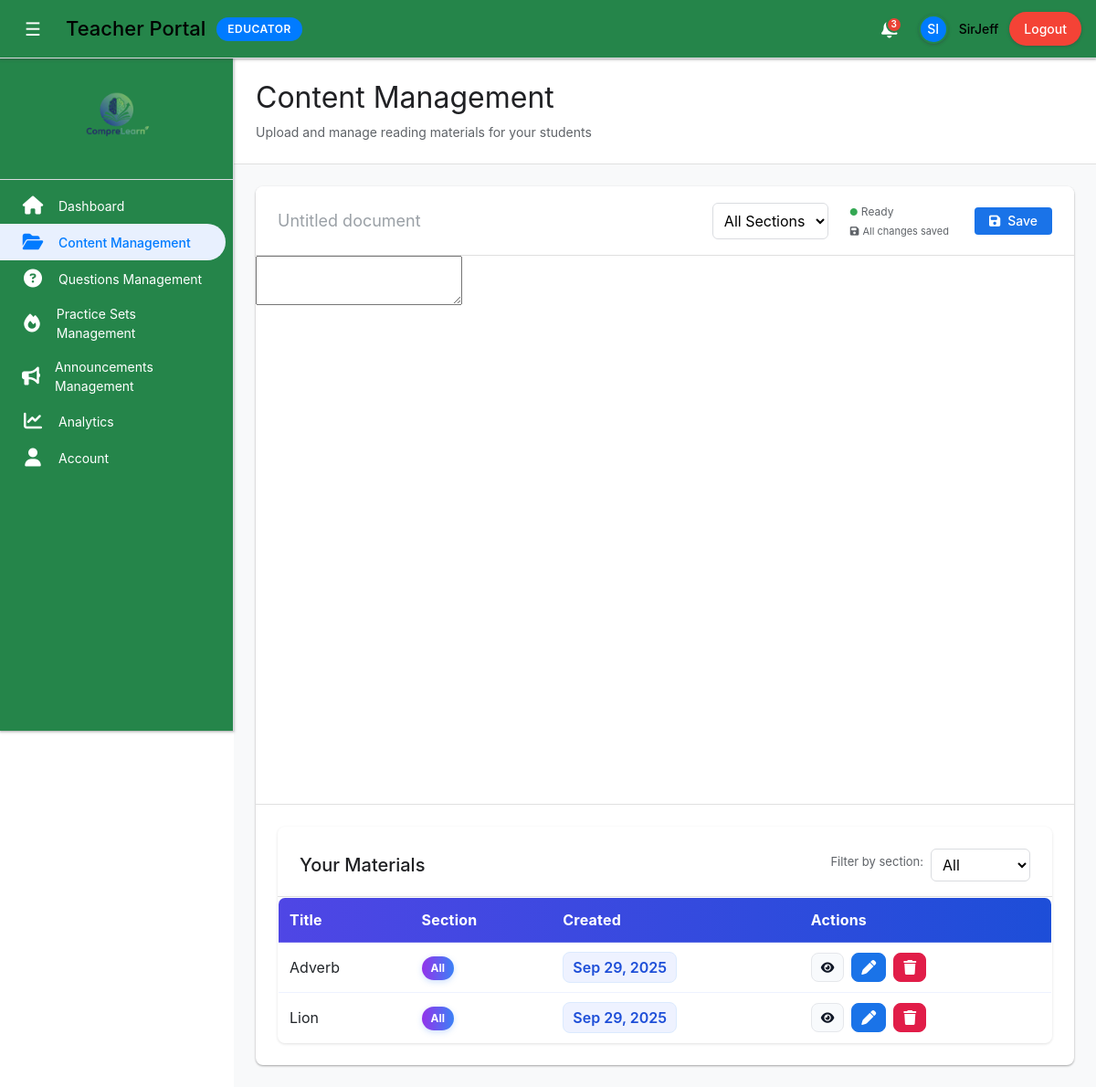
/Teacher/teacher_content.php (signed in), run on an earlier commit of the app's database.
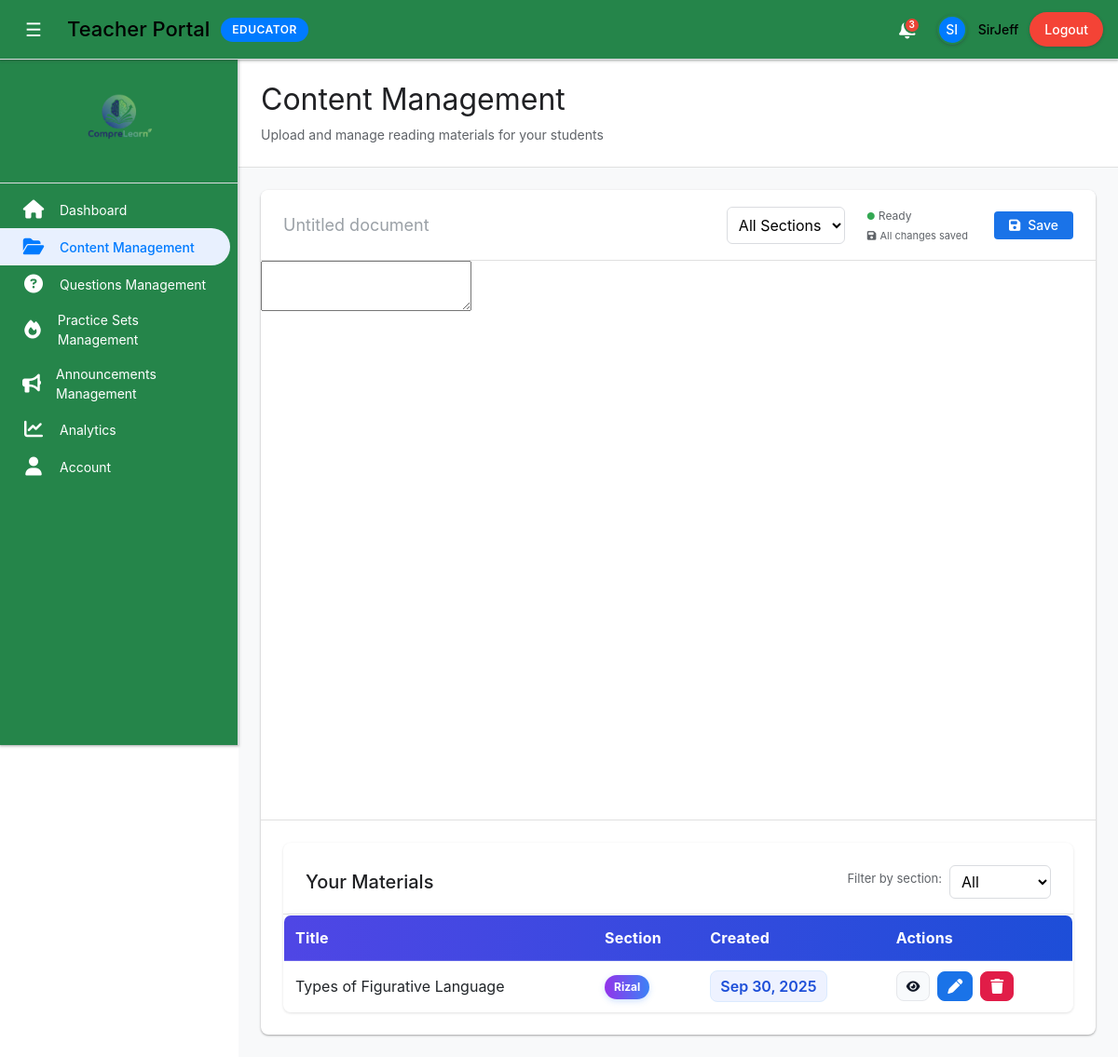
And on a later commit of the database.
### tables this page shows
CREATE TABLE `reading_materials` (
  `id` int(11) NOT NULL,
  `teacher_id` int(11) NOT NULL,
  `section_id` int(11) DEFAULT NULL,
  `title` varchar(255) NOT NULL,
  `content` mediumtext NOT NULL,
  `theme_settings` longtext DEFAULT NULL CHECK (json_valid(`theme_settings`)),
  `created_at` timestamp NOT NULL DEFAULT current_timestamp(),
  `updated_at` timestamp NOT NULL DEFAULT current_timestamp() ON UPDATE current_timestamp()
);

CREATE TABLE `sections` (
  `id` int(11) NOT NULL,
  `name` varchar(100) NOT NULL,
  `description` text DEFAULT NULL,
  `created_at` timestamp NOT NULL DEFAULT current_timestamp()
);

### Teacher/teacher_content.php (the view, shortened to what the changed rows need)
<?php
require_once __DIR__ . '/includes/teacher_init.php';
$materials = [];
$filterSecId = (int)($_GET['sec'] ?? 0);
$sql = "SELECT rm.*, s.name AS section_name FROM reading_materials rm LEFT JOIN sections s ON s.id = rm.section_id WHERE rm.teacher_id = ?";
$sql .= " ORDER BY rm.created_at DESC";
$stmt = $conn->prepare($sql);
if ($filterSecId > 0) { $stmt->bind_param("ii", $_SESSION['teacher_id'], $filterSecId); }
else { $stmt->bind_param("i", $_SESSION['teacher_id']); }
$stmt->execute();
$result = $stmt->get_result();
while ($row = $result->fetch_assoc()) { $materials[] = $row; }
require_once __DIR__ . '/includes/teacher_layout.php';
?>
<div class="main-content">
    <div class="content-header">
        <h1>Content Management</h1>
    </div>
    <div class="docs-editor-container">
    <div class="content-section">
        <div class="section-header" style="display:flex;align-items:center;justify-content:space-between;gap:12px;">
            <h2>Your Materials</h2>
        </div>
        <?php if (empty($materials)): ?>
            <div class="no-materials" style="text-align:center;padding:24px;color:#5f6368;">No materials uploaded yet.</div>
        <?php else: ?>
            <table class="mat-table" style="width:100%;border-collapse:collapse;background:#fff;border:1px solid #e5e7eb;border-radius:8px;overflow:hidden;">
                <thead style="background:#f8f9fa;">
                    <tr>
                        <th style="text-align:left;padding:12px;border-bottom:1px solid #e5e7eb;">Title</th>
                        <th style="text-align:left;padding:12px;border-bottom:1px solid #e5e7eb;">Section</th>
                        <th style="text-align:left;padding:12px;border-bottom:1px solid #e5e7eb;">Created</th>
                        <th style="text-align:left;padding:12px;border-bottom:1px solid #e5e7eb;">Actions</th>
                    </tr>
                </thead>
                <tbody>
                    <?php foreach ($materials as $material): ?>
                        <tr>
                            <td style="padding:10px 12px;"><?= htmlspecialchars($material['title']); ?></td>
                            <td style="padding:10px 12px;"><span class="section-badge"><?= htmlspecialchars($material['section_name'] ?? 'All'); ?></span></td>
                            <td style="padding:10px 12px;"><span class="date-chip"><?= date('M j, Y', strtotime($material['created_at'])); ?></span></td>
                            <td style="padding:10px 12px;">
                                <div class="action-group">
                                    <button type="button" class="icon-btn secondary toggle-content-btn" title="View" onclick="toggleContent(<?= $material['id']; ?>, this)"><i class="fas fa-eye"></i></button>
                                    <a href="?edit=<?= $material['id']; ?>" class="icon-btn primary" title="Edit"><i class="fas fa-pen"></i></a>
                                    <form method="POST" style="display:inline;" onsubmit="return confirm('Are you sure you want to delete this material?')">
                                        <button type="submit" class="icon-btn danger" title="Delete"><i class="fas fa-trash"></i></button>
                                    </form>
                                </div>
                            </td>
                        </tr>
                    <?php endforeach; ?>
                </tbody>
            </table>
        <?php endif; ?>
    </div>
</div>
<link href="https://cdn.jsdelivr.net/npm/summernote@0.8.20/dist/summernote-bs4.min.css" rel="stylesheet">
<link href="https://cdn.jsdelivr.net/npm/bootstrap@4.6.2/dist/css/bootstrap.min.css" rel="stylesheet">

What changed in the data, as far as the page shows it:
removed reading_materials: title "Adverb", section_name "All", created_at "Sep 29, 2025"
removed reading_materials: title "Lion", section_name "All", created_at "Sep 29, 2025"
added reading_materials: title "Types of Figurative Language", section.name "Rizal", created_at "Sep 30, 2025"
